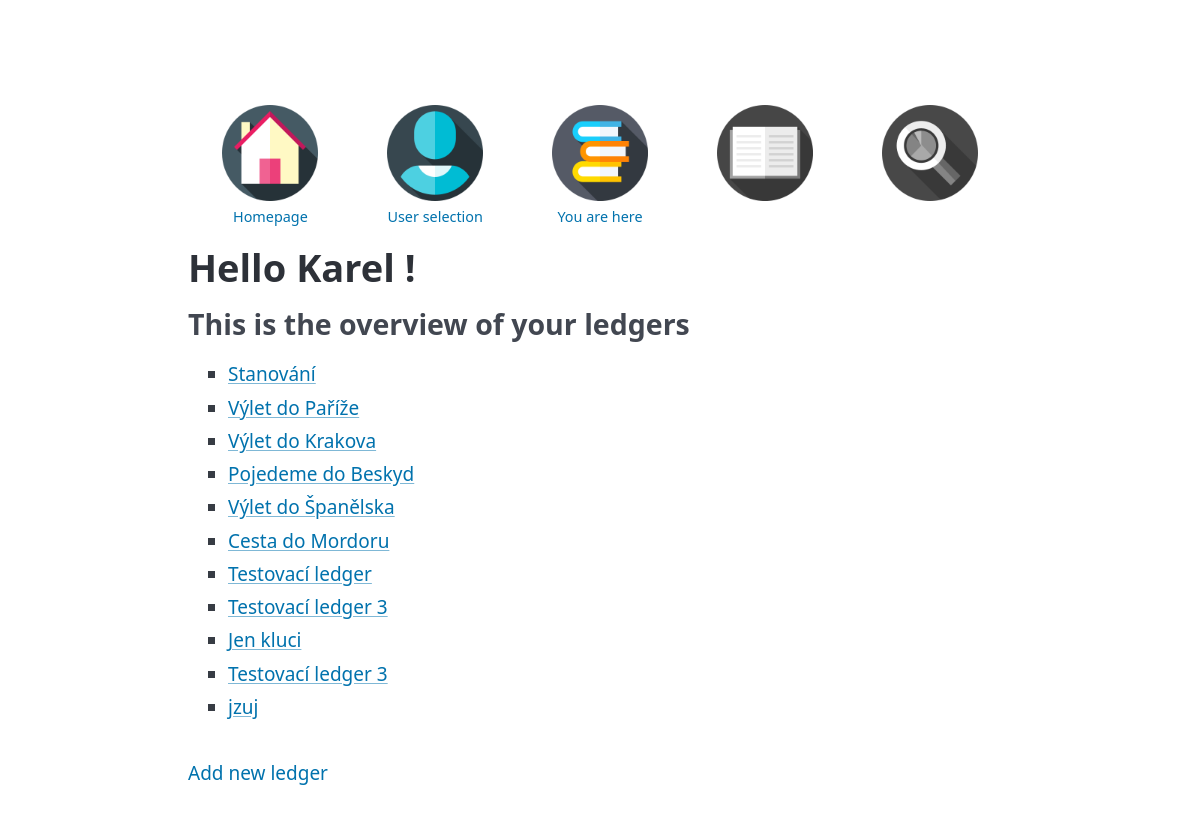
/list_of_ledgers/1/, run on the app's committed database.
### Bill_2_split/models.py (models this page shows, shortened)
class AbstractBase(models.Model):
    name = models.CharField(max_length=100)
    slug = models.SlugField(max_length=100, blank=True)
    desc = models.CharField(max_length=2000, blank=True)
    class Meta:
        abstract = True

class User(AbstractBase):
    email = models.CharField(max_length=50, blank=True)
    password = models.CharField(max_length=50, blank=True)

class Ledger(AbstractBase):
    user = models.ForeignKey(User, on_delete=models.PROTECT)

### Bill_2_split/views.py (the view)
class ListOfLedgersView(generic.TemplateView):
    template_name = 'Bill_2_split/list_of_ledgers.html'
    title = 'List of ledgers'
    def get_context_data(self, **kwargs):
        context = super().get_context_data(**kwargs)
        user_id = self.kwargs.get('user_pk')
        user = User.objects.get(pk=user_id)  # získej uživatele podle pk
        context['user'] = user
        context['ledgers'] = Ledger.objects.filter(payment__relation__user=user).distinct()  # vyfiltruj ledgery pro daného uživatele
        return context

### Bill_2_split/templates/Bill_2_split/list_of_ledgers.html
{% extends 'Bill_2_split/_base.html' %}
{% block Bill_2_split_content %}
{% load static %}
<nav id="horni-nav">
    <ul><li><a href="{% url 'Bill_2_split:IndexView' %}">
            <img src="{% static 'Bill_2_split/icons/home_page.png' %}"><span>Homepage</span></a></li>
        <li><a href="{% url 'Bill_2_split:UserView' %}">
            <img src="{% static 'Bill_2_split/icons/user.png' %}"><span>User selection</span></a></li>
        <li><a href="{% url 'Bill_2_split:ListOfLedgersView' user.pk %}">
            <img src="{% static 'Bill_2_split/icons/ledgers.png' %}"><span>You are here</span></a></li>
        <li><a href=""><img src="{% static 'Bill_2_split/icons/bw_ledger.png' %}"></a></li>
        <li><a href=""><img src="{% static 'Bill_2_split/icons/bw_glass.png' %}"></a></li>
    </ul>
</nav>
<h1>
    Hello <strong>{{ user.name }} </strong>!
</h1>
<h3>
    This is the overview  of your ledgers
</h3>
<ul>
    {% for ledger in ledgers %}
    <li>
        <a href="{% url 'Bill_2_split:LedgerDetailView' ledger.pk user.pk %}"> {{ ledger.name }} </a>
    </li>
    {% endfor %}
</ul>
<nav>
    <ul>
        <li>
            <a href="{% url 'Bill_2_split:LedgerAddView' user.pk %}"> Add new ledger</a>
        </li>
    </ul>
</nav>
{% endblock %}

### Bill_2_split/templates/Bill_2_split/_base.html (shortened to what this page needs)
<!DOCTYPE html>
{% load static %}
<html lang="en">
<head>
    <link rel="stylesheet" href="{% static 'Bill_2_split/pico.min.css' %}">
    <link rel="stylesheet" href="{% static 'Bill_2_split/base.css' %}">
</head>
<body>
    <main class="container">
        {% block Bill_2_split_content %}
        {% endblock %}
    </main>
</body>
</html>

### Bill_2_split/static/Bill_2_split/base.css (style rules this page uses)
body { max-width: 75%; margin: 0 auto; padding: 2rem; }
#horni-nav { display: flex; justify-content: space-around; align-items: center; }
#horni-nav ul { list-style-type: none; margin: 0; padding: 0; display: flex; justify-content: space-around; width: 100%; align-items: flex-start; }
#horni-nav ul li { text-align: center; display: flex; flex-direction: column; align-items: center; width: 20%; height: 20%; }
#horni-nav ul li a { display: flex; flex-direction: column; align-items: center; }
#horni-nav ul li img { width: 8vw; height: 8vw; transition: width 0.2s ease-in-out, height 0.2s ease-in-out; }
#horni-nav ul li span { font-size: 1.2vw; margin-top: 5px; }

### data on the page
User: name "Karel"
Ledger: name "Stanování"
Ledger: name "Výlet do Paříže"
Ledger: name "Výlet do Krakova"
Ledger: name "Pojedeme do Beskyd"
Ledger: name "Výlet do Španělska"
Ledger: name "Cesta do Mordoru"
Ledger: name "Testovací ledger"
Ledger: name "Testovací ledger 3"
Ledger: name "Jen kluci"
Ledger: name "Testovací ledger 3"
Ledger: name "jzuj"
